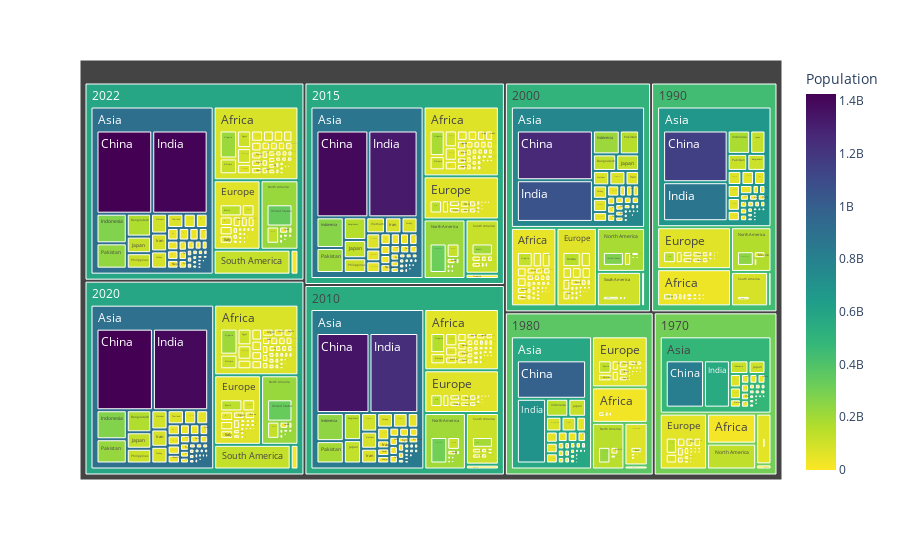

This figure's notebook cell:
### Markdown cell above
TREEMAP

### Code cell
df22 = df[['Continent','Country/Territory','2022 Population']].copy()
df22['Year'] = 2022
df22['Population'] = df22['2022 Population']
df22.drop('2022 Population', axis=1, inplace=True)
df20 = df[['Continent','Country/Territory','2020 Population']].copy()
df20['Year'] = 2020
df20['Population'] = df20['2020 Population']
df20.drop('2020 Population', axis=1, inplace=True)
df15 = df[['Continent','Country/Territory','2015 Population']].copy()
df15['Year'] = 2015
df15['Population'] = df15['2015 Population']
df15.drop('2015 Population', axis=1, inplace=True)
df10 = df[['Continent','Country/Territory','2010 Population']].copy()
df10['Year'] = 2010
df10['Population'] = df10['2010 Population']
df10.drop('2010 Population', axis=1, inplace=True)
df00 = df[['Continent','Country/Territory','2000 Population']].copy()
df00['Year'] = 2000
df00['Population'] = df00['2000 Population']
df00.drop('2000 Population', axis=1, inplace=True)
df90 = df[['Continent','Country/Territory','1990 Population']].copy()
df90['Year'] = 1990
df90['Population'] = df90['1990 Population']
df90.drop('1990 Population', axis=1, inplace=True)
df80 = df[['Continent','Country/Territory','1980 Population']].copy()
df80['Year'] = 1980
df80['Population'] = df80['1980 Population']
df80.drop('1980 Population', axis=1, inplace=True)
df70 = df[['Continent','Country/Territory','1970 Population']].copy()
df70['Year'] = 1970
df70['Population'] = df70['1970 Population']
df70.drop('1970 Population', axis=1, inplace=True)

dfx = pd.concat([df22, df20, df15, df10, df00, df90, df80, df70])

dfpop = dfx.groupby(['Year','Continent','Country/Territory']).sum(numeric_only=True)['Population']
dfpop = dfpop.reset_index()
fig = px.treemap(dfpop, path=['Year','Continent','Country/Territory'], values='Population', color = 'Population', color_continuous_scale='Viridis_r')
fig.show()
fig.write_html("worlp_population.html")

### Figure 1 — Plotly figure (JSON) as saved in the notebook; plotly's stock layout.template omitted (floating-point values rounded to 4 significant figures; data arrays with more than 128 entries replaced by an {"elided": "..."} marker saying what was removed)
{"data": [{"branchvalues": "total", "customdata": {"elided": "1928x1 float values"}, "domain": {"x": [0, 1], "y": [0, 1]}, "hovertemplate": "labels=%{label}<br>Population_sum=%{value}<br>parent=%{parent}<br>id=%{id}<br>Population=%{color}<extra></extra>", "ids": {"elided": "1928 str values"}, "labels": {"elided": "1928 str values"}, "marker": {"coloraxis": "coloraxis", "colors": {"elided": "1928 float values"}}, "name": "", "parents": {"elided": "1928 str values"}, "type": "treemap", "values": {"elided": "1928 int values"}}], "layout": {"coloraxis": {"colorbar": {"title": {"text": "Population"}}, "colorscale": [[0, "#fde725"], [0.1111, "#b5de2b"], [0.2222, "#6ece58"], [0.3333, "#35b779"], [0.4444, "#1f9e89"], [0.5556, "#26828e"], [0.6667, "#31688e"], [0.7778, "#3e4989"], [0.8889, "#482878"], [1, "#440154"]]}, "legend": {"tracegroupgap": 0}, "margin": {"t": 60}}}
